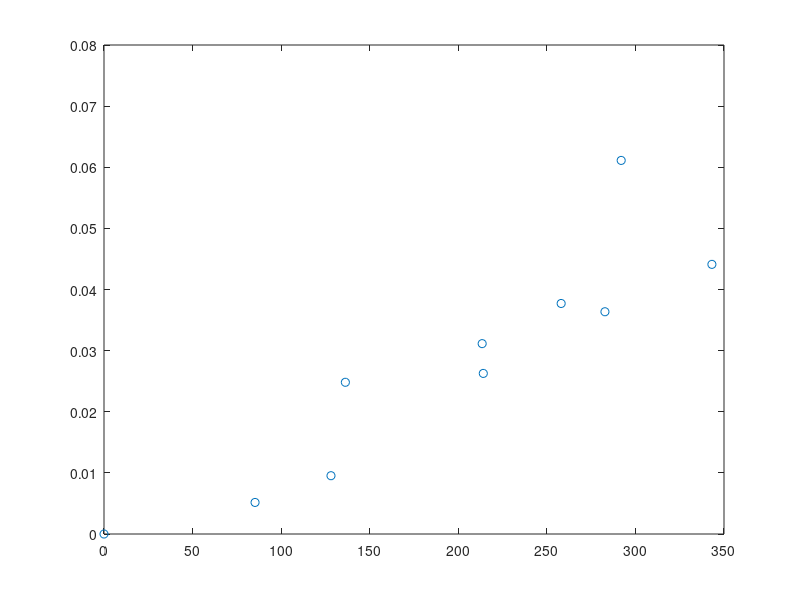

Write the MATLAB code that produced this figure. (Note: this script raises an error after producing the figure.)
close all; clear all;

msize=10;fsize=14;
%%%%%%%%%%%%   Data Source  %%%%%%%%%%%%%%%%%%%%%%%
%  Effect of Helium on Irradiation Creep Behavior of B-Doped F82H Irradiated in HFIR
%  M. Ando,T. Nozawa,T. Hirose,H. Tanigawa,E. Wakai,R. E. Stoller & show all
%  Fusion Science and Technology 
%  Volume 68, 2015 - Issue 3
%%%%%%%%%%%%%%%%%%%%%%%%%%%%%%%%%%%%%%%%%%%%%%%%%%%%%%%%%%%%%%%%%%%%%%%%%
m=@(T) 1+0.0025*(T-500);
K=@(T) 4e-7;
epsT573=[0 0;
    136.255519585351	0.0248201903587631;
213.480000270769	0.0311437190245142;
282.785647899129	0.0363611257481057;
343.169177262122	0.0441124749034546;
85.2698050111477	0.00516261171247147;
128.136088623429	0.00953676128399919;
214.118716448846	0.0262723263386289;
258.073691847387	0.0377136225475102;
291.961817118009	0.0611179025288498];

epsT673=[0 0;
    84.4804907328371	0.0213919404499501;
126.931783984097	0.0155853931396112;
146.330717161516	0.0364226370790993;
170.096078260028	0.0398553612203517;
216.065754245203	0.0822205437221556;
212.866493728644	0.0596020532120862;
102.574924069624	0.0200790102826195;
207.091714135858	0.0181995047753801;
208.735957454594	0.0806533061732309];


epsT773=[0 0;
    49.7249429759829	0.0124393166876058;
77.6722003342157	0.0255264810997401;
135.579327421539	0.185527792347194;
170.045009331203	0.289900650134784];
sig=0:10:400;
eps573=K(573).*sig.^m(573);
eps673=K(673).*sig.^m(673);
eps773=K(773).*sig.^m(773);

figure('Name', 'F82H Irradiation Creep')
p1=plot (epsT573(:,1),epsT573(:,2),'o');
p1.MarkerSize=msize;
p1.MarkerFaceColor='r';
hold on
p2=plot (epsT673(:,1),epsT673(:,2),'square');
p2.MarkerSize=msize;
p2.MarkerFaceColor='g';
hold on
p3=plot (epsT773(:,1),epsT773(:,2),'^');
p3.MarkerSize=msize;
p3.MarkerFaceColor='b';
hold on
p4=plot (sig,100*eps573);
p4.LineWidth=2;
p4.Color='r';
hold on
p5=plot (sig,100*eps673);
p5.LineWidth=2;
p5.Color='g';
hold on
p6=plot (sig,100*eps773);
p6.LineWidth=2;
p6.Color='b';
hold on
legend({'573 [K]','673 [K]','773 [K]','573-fit','673-fit','773-fit'},...
    'Location','northeast','NumColumns',2,'FontSize',msize)
xlabel('Stress [MPa]','FontName','Times New Roman','FontSize',fsize)
ylabel('Strain/dose [%/dpa]','FontSize',fsize,'FontName', 'Times New Roman')
xlim([0 400])
ylim([0 0.3])
title('Radiation Creep of F82H - Ando et al.')
ax = gca;
ax.FontSize = fsize; 
hold on

m(673)
m(773)
K(673)
K(773)